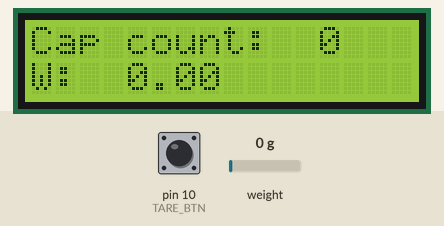
Recording of a sketch running on a simulated Arduino Uno, built with avr-gcc and run on an emulated ATmega328P. Shown: 16×2 character LCD. The inputs (shaded band) are chosen by the test bench; at power-on: weight on the scale 0 g, pin 10 (TARE_BTN) HIGH. What the sketch prints to the serial monitor is not drawn.

Above: at 2.2 s.
2.3 s: weight on the scale set to 100 g
At 4.0 s:
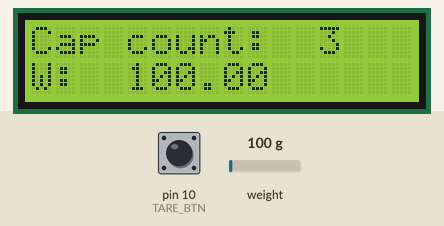
4.8 s: weight on the scale set to 1250 g
At 6.1 s:
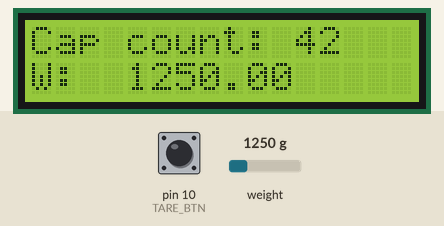
10.3 s: weight on the scale set to 2500 g
At 11.4 s:
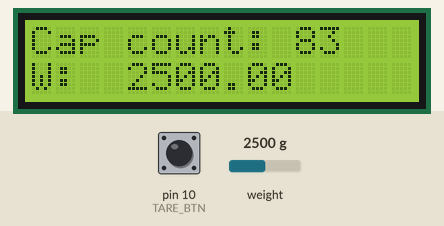
Timing chart, 0 to 13.3 s (numbered marks = the images above; inputs shaded):
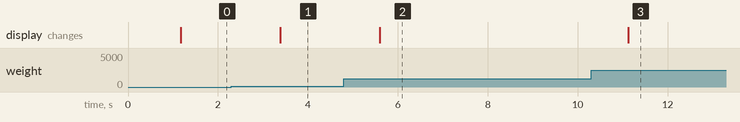

Measured:
- after the input at 2.3 s, the display: changes after 1.1 s (image 1)
- after the input at 4.8 s, the display: changes after 0.79 s (image 2)
- after the input at 10.3 s, the display: changes after 0.83 s (image 3)

The sketch:

arduino-counter.ino
```cpp
#include <LiquidCrystal.h>
LiquidCrystal lcd(2, 3, 4, 5, 6, 7);

#include <HX711.h>
HX711 scale;
const int LOADCELL_DOUT_PIN = 8;
const int LOADCELL_SCK_PIN = 9;
const int TARE_BTN = 10;

#include <SoftwareSerial.h>
SoftwareSerial esp(12, 13); // RX, TX pins -> nodemcu

#include <Math.h>

// init variables
int timer = 1;
int timeout = 10;
float weight = 0;
int caps = 0;

void setup() {

  // set lcd screen with 2 rows 16 columns
  lcd.begin(16, 2);
  // init caps
  updateCapCount(0);

  // serials
  Serial.begin(115200);
  esp.begin(115200);

  // init load cell
  scale.begin(LOADCELL_DOUT_PIN, LOADCELL_SCK_PIN);
  pinMode(TARE_BTN, INPUT_PULLUP);

  // calibration
  scale.set_scale(500);

  // set initial weight to zero
  scale.tare();

}

void loop() {

  // Set weight to 0 with button press
  if (digitalRead(TARE_BTN) == LOW) {
    scale.tare();
  }

  // Read the weight from the load cell
  weight = scale.get_units();
  caps = round(weight/30);

  if (caps < 0) caps = 0;

  // lcd display
  showWeightLCD(weight);
  updateCapCount(caps);

  // nodemcu send
  timer ++;

  if (timer > timeout) {
    Serial.println("Sending data: " + String(caps));
    esp.print(caps);
    timer = 1;
  }

  // nodemcu text parser
  if (esp.available()) {

    String text = esp.readString();

    if (text == "tare") {
      scale.tare();
    }
    else if (text.substring(0,7) == "timeout") {
      timer = 1;
      timeout = text.substring(8).toInt();

      if (timeout < 10) timeout = 10;

      Serial.println("New timeout: " + String(timeout));
    }
  }

  // wait one sec for each loop
  delay(1000);
}

// print weight on second line of LCD screen
void showWeightLCD(float x) {

  lcd.setCursor(0, 1);
  lcd.print("W:          ");

  lcd.setCursor(4, 1);
  lcd.print(x);

}

// print cap count on first line of LCD screen
void updateCapCount(int x) {

  lcd.setCursor(0, 0);
  lcd.print("Cap count:      ");

  lcd.setCursor(11, 0);

  if (x < 10)
    lcd.print(" ");

  lcd.print(x);

}
```
